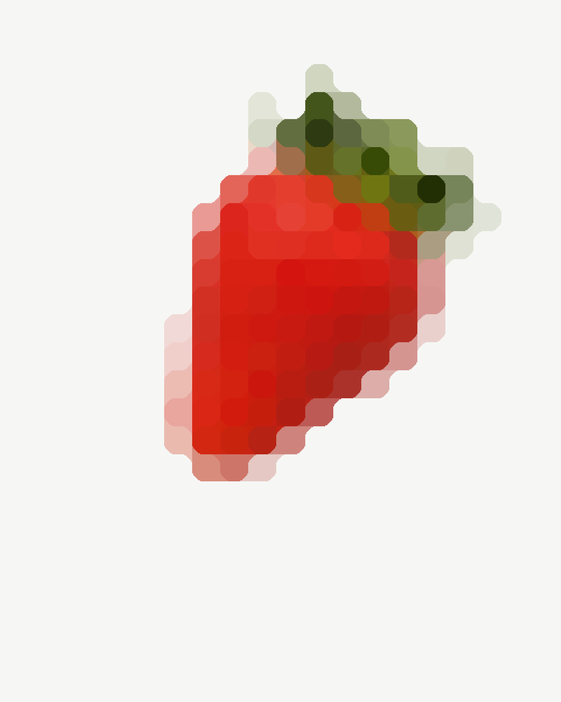
#> input picture app/lib/assets/cast/strawberry.webp, 1121 x 1403 px (shown at 1/2 size)
$ python cutout.py ../app/lib/assets/cast/strawberry.webp --out out.png
#> lines starting #> are read from the running program, lines starting #| are printed output that depends on the picture
#> in refine, `rgb, alpha = a[:, :, :3], a[:, :, 3] / 255.0`: alpha: shape (1403, 1121) float32; every value is 1
#!/usr/bin/env python3
"""Cut a photograph out of its sheet without leaving a halo behind it.

    scripts/cutout.py <keyed.png> ... --out app/lib/assets/nature

Input is a PNG that has already been keyed -- subject opaque, sheet
transparent -- which is where most tools stop and where the trouble starts.
Three separate things put a white rim around a cut-out, and fixing one without
the others leaves the rim:

  1. **The rim pixels are contaminated.** A pixel that is 40% leaf and 60%
     sheet is stored as the blend, so at alpha 0.4 over anything dark it shows
     the sheet.
  2. **Resizing RGBA averages the four channels independently**, so a
     transparent white pixel next to an opaque leaf pushes its white into the
     leaf whatever the alpha says.
  3. **Lossy WebP codes RGB in blocks with no idea where the alpha boundary
     is**, so bright sheet next to a leaf bleeds across it, and by default the
     encoder also rewrites the RGB under transparent pixels to whatever
     compresses best.

So: unmix the sheet out of the rim, flood the subject's own colour outward
through the whole transparent region, resize, and encode with the alpha
lossless and `exact` set so the encoder leaves the flood alone.

The photographs these were cut from are not in the repository -- they were
supplied, and the keyed PNGs are the masters. What is here is the part that is
hard to get right twice.

Needs Pillow and numpy. Nothing else.
"""
import argparse
import os
import sys

import numpy as np
from PIL import Image

def paper_field(rgb, transparent, block=24):
    """A coarse, local estimate of the paper colour behind each pixel.

    The sheets are not one flat colour -- they vignette, and two of them are
    cream rather than white -- so unmixing against a single sampled corner
    leaves a rim wherever the paper drifted from it.
    """
#> called with block = 24
    h, w, _ = rgb.shape
#> h = 1403; w = 1121
    gh, gw = (h + block - 1) // block, (w + block - 1) // block
#> gh = 59; gw = 47
    grid = np.full((gh, gw, 3), np.nan, np.float32)
    for j in range(gh):
        for i in range(gw):
            sl = (slice(j * block, (j + 1) * block), slice(i * block, (i + 1) * block))
            m = transparent[sl]
            if m.sum() >= 8:
                grid[j, i] = np.median(rgb[sl][m], axis=0)
#> grid: shape (59, 47, 3) float32; every value is NaN or infinite

    # Blocks that are entirely subject have no paper to sample, so take it
    # from whichever neighbours do, spreading until every cell is filled.
    for _ in range(max(gh, gw)):
        holes = np.isnan(grid[:, :, 0])
        if not holes.any():
            break
        filled = np.where(np.isnan(grid), 0.0, grid)
        known = (~np.isnan(grid[:, :, 0])).astype(np.float32)[:, :, None]
        acc = np.zeros_like(filled)
        cnt = np.zeros_like(known)
        for dy, dx in ((-1, 0), (1, 0), (0, -1), (0, 1)):
            acc += np.roll(np.roll(filled, dy, 0), dx, 1)
            cnt += np.roll(np.roll(known, dy, 0), dx, 1)
        avg = acc / np.maximum(cnt, 1e-6)
        grid[holes] = avg[holes]
    grid = np.where(np.isnan(grid), 255.0, grid)

    return np.asarray(
        Image.fromarray(np.clip(grid, 0, 255).astype(np.uint8)).resize((w, h), Image.BILINEAR),
        np.float32,
    )
#> returned value: shape (1403, 1121, 3) float32; every value is 0
#> in refine, `edge = (alpha > 0.02) & (alpha < 0.98)`: edge: shape (1403, 1121) bool; every value is 0


# [10 lines left out: function erode, not called in this run]


def dilate(mask, steps):
    """Push a mask out by `steps` pixels, eight-connected."""
    return ~erode(~mask, steps)


# [15 lines left out: function defringe, not called in this run]


def bleed(rgb, alpha, rounds=28, known=None):
    """Push the subject's colour out through the transparent region.

    Nothing draws these pixels -- alpha is zero -- but the resize kernel and
    the WebP encoder both read them, so what is stored there decides whether
    an edge gains a halo. Filled with the paper it was cut from, it does.
    """
#> called with rounds = 28
    out = rgb.copy()
    if known is None:
        known = alpha > 0.35
#> known: shape (1403, 1121) bool; every value is 1
    known = known.astype(np.float32)
    out *= known[:, :, None]
    for _ in range(rounds):
        if known.min() > 0.5:
            break
        acc = np.zeros_like(out)
        cnt = np.zeros_like(known)
        for dy, dx in ((-1, 0), (1, 0), (0, -1), (0, 1), (-1, -1), (-1, 1), (1, -1), (1, 1)):
            acc += np.roll(np.roll(out, dy, 0), dx, 1)
            cnt += np.roll(np.roll(known, dy, 0), dx, 1)
        fill = acc / np.maximum(cnt, 1e-6)[:, :, None]
        take = (known < 0.5) & (cnt > 0)
        out[take] = fill[take]
        known[take] = 1.0
    return out


def refine(src, shrink=0.10, depth=0):
    im = Image.open(src).convert('RGBA')
    a = np.asarray(im).astype(np.float32)
    rgb, alpha = a[:, :, :3], a[:, :, 3] / 255.0

    # Trim the faint contaminated rim. Anything the key was under 10% sure
    # about was paper it could not quite let go of.
    alpha = np.clip((alpha - shrink) / (1.0 - shrink), 0.0, 1.0)

    paper = paper_field(rgb, alpha <= 0.0)

    # Unmix: observed = alpha*subject + (1-alpha)*paper, solved for subject.
    # Only where there is enough alpha to divide by without amplifying noise.
    edge = (alpha > 0.02) & (alpha < 0.98)
    safe = np.maximum(alpha, 0.25)[:, :, None]
    unmixed = (rgb - (1.0 - alpha)[:, :, None] * paper) / safe
    rgb = np.where(edge[:, :, None], np.clip(unmixed, 0, 255), rgb)

    if depth:
        rgb = defringe(rgb, alpha, depth)
    else:
        rgb = bleed(rgb, alpha)
    return rgb, alpha


def shrink_to(rgb, alpha, size):
    """Resize after the bleed, which is what makes this safe.

    Pillow resizes the four channels independently, so ordinarily a
    transparent white pixel next to an opaque leaf pushes its white into the
    leaf. After [bleed] there is no paper left anywhere in the image to push,
    so the straight resize and a premultiplied one agree -- and the result
    still has subject colour under the transparent pixels, which a
    premultiplied round trip would have flattened to black.
    """
    small_rgb = np.asarray(
        Image.fromarray(np.clip(rgb, 0, 255).astype(np.uint8)).resize(size, Image.LANCZOS),
        np.float32,
    )
    small_a = np.asarray(
        Image.fromarray(np.clip(alpha * 255.0, 0, 255).astype(np.uint8), 'L').resize(
            size, Image.LANCZOS
        ),
        np.float32,
    ) / 255.0
    return small_rgb, np.clip(small_a, 0.0, 1.0)


def save(path, rgb, alpha, quality=86):
    """Lossless alpha, and `exact` so the encoder leaves the bleed alone.

    Without `exact`, cwebp rewrites the RGB under transparent pixels to
    whatever compresses best, which undoes the bleed and puts the halo back
    at the first 16-pixel block boundary that straddles an edge.
    """
    out = np.concatenate(
        [np.clip(rgb, 0, 255), np.clip(alpha * 255.0, 0, 255)[:, :, None]], axis=2
    ).astype(np.uint8)
    Image.fromarray(out, 'RGBA').save(
        path, 'WEBP', quality=quality, alpha_quality=100, method=6, exact=True
    )


def crop_to_subject(rgb, alpha, keep=0.004):
    """Throw away the empty sheet around the plant.

    The photographs were not framed on their subjects -- the wildflower bank
    sits inside a wide margin of nothing -- and a layout that positions the
    file rather than the plant leaves a visible gap at the screen edge where
    the bank was supposed to run off it. Cropping here means every distance in
    the layout is a distance to something you can see.
    """
#> called with keep = 0.004
    cols = np.where(alpha.max(axis=0) > keep)[0]
#> cols = 1121 values from 0 to 1120
    rows = np.where(alpha.max(axis=1) > keep)[0]
#> rows = 1403 values from 0 to 1402
    if not len(cols) or not len(rows):
        return rgb, alpha
    y0, y1 = rows[0], rows[-1] + 1
#> y0 = 0; y1 = 1403
    x0, x1 = cols[0], cols[-1] + 1
#> x0 = 0; x1 = 1121
    return rgb[y0:y1, x0:x1], alpha[y0:y1, x0:x1]


# [45 lines left out: function unmix_backdrop, not called in this run]


def cut(src, out_dir, width, height, shrink=0.10, depth=0, reach=0,
        mirror=False, quality=86):
    """One photograph, from keyed PNG to shipped WebP."""
    rgb, alpha = refine(src, shrink=shrink, depth=depth)
    if reach:
        rgb, alpha = unmix_backdrop(rgb, alpha, reach=reach)
    rgb, alpha = crop_to_subject(rgb, alpha)
    h, w = alpha.shape
#> h = 1403; w = 1121
    fit = min(width / w, height / h)
#> fit = 0.641
    rgb, alpha = shrink_to(
        rgb, alpha, (max(1, round(w * fit)), max(1, round(h * fit)))
    )
#> in shrink_to, `small_rgb = np.asarray( Image.fromarray(np.clip(rgb, 0, 255).astype(np..`:
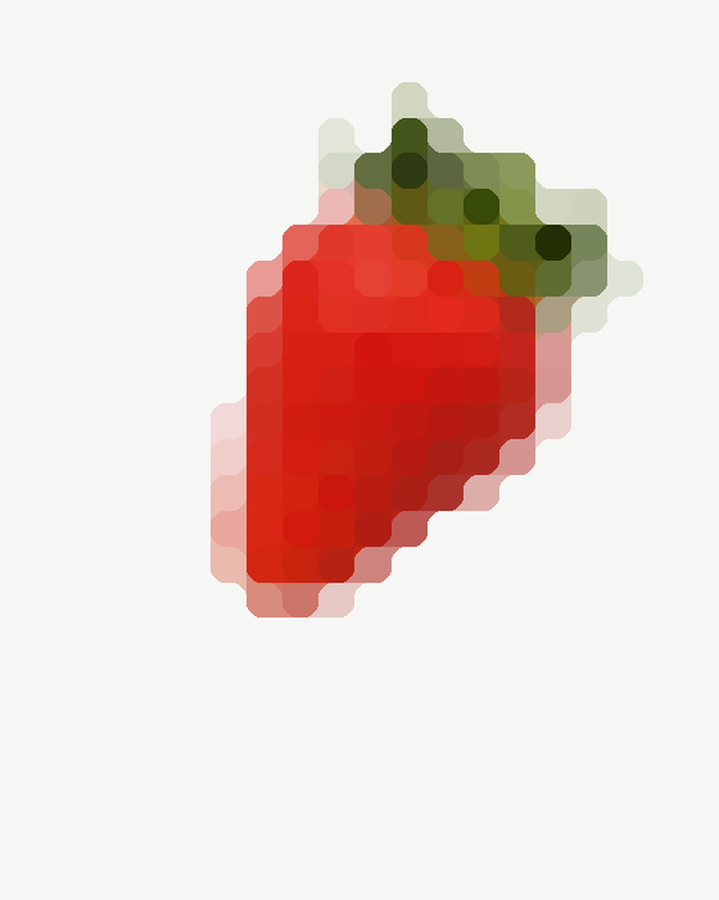
#> small_rgb: shape (900, 719, 3) float32; mean R, G, B 234.3, 212.9, 204.1
#> in shrink_to, `small_a = np.asarray( Image.fromarray(np.clip(alpha * 255.0, 0, 255).a..`: small_a: shape (900, 719) float32; every value is 1
    if mirror:
        rgb, alpha = rgb[:, ::-1], alpha[:, ::-1]
    name = os.path.splitext(os.path.basename(src))[0]
    path = os.path.join(out_dir, f'{name}.webp')
    save(path, rgb, alpha, quality=quality)
    return path, alpha.shape[1], alpha.shape[0], os.path.getsize(path)


def main(argv):
    ap = argparse.ArgumentParser(description=__doc__.splitlines()[0])
    ap.add_argument('sources', nargs='+', help='keyed PNGs')
    ap.add_argument('--out', required=True)
    ap.add_argument('--width', type=int, default=900,
                    help='largest width the asset is ever drawn at, doubled')
    ap.add_argument('--height', type=int, default=900)
    ap.add_argument('--shrink', type=float, default=0.10,
                    help='how much of the rim to distrust, 0 to 1')
    ap.add_argument('--depth', type=int, default=0,
                    help='repaint this many pixels of rim from just inside it')
    ap.add_argument('--reach', type=int, default=0,
                    help='unmix the sheet this far in; for fine structure')
    ap.add_argument('--mirror', action='store_true')
    ap.add_argument('--quality', type=int, default=86)
    args = ap.parse_args(argv)

    os.makedirs(args.out, exist_ok=True)
    for src in args.sources:
        path, w, h, size = cut(
            src, args.out, args.width, args.height,
            shrink=args.shrink, depth=args.depth, reach=args.reach,
            mirror=args.mirror, quality=args.quality,
        )
#> path = 'out.png/strawberry.webp'; w = 719; h = 900; size = 7922
        print(f'{path}  {w}x{h}  {size // 1024} KB')
#| out.png/strawberry.webp  719x900  7 KB
    return 0


if __name__ == '__main__':
    sys.exit(main(sys.argv[1:]))
#> (the program exits here)

$ run again, on app/lib/assets/cast/butterfly.webp
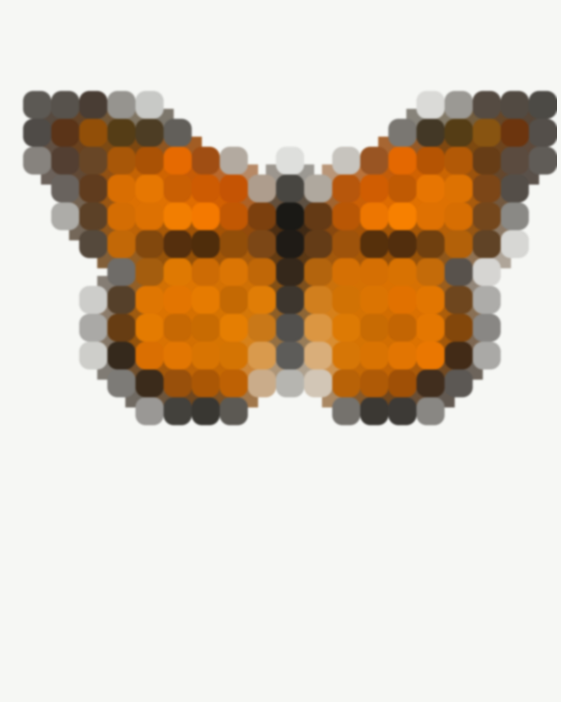
#> input picture app/lib/assets/cast/butterfly.webp, 1121 x 1403 px (shown at 1/2 size)
#> alpha: shape (1403, 1121) float32; every value is 1
#> edge: shape (1403, 1121) bool; every value is 0
#> cols = 1121 values from 0 to 1120
#> rows = 1403 values from 0 to 1402
#> y0 = 0; y1 = 1403
#> x0 = 0; x1 = 1121
#> in shrink_to, `small_rgb = np.asarray( Image.fromarray(np.clip(rgb, 0, 255).astype(np..`:
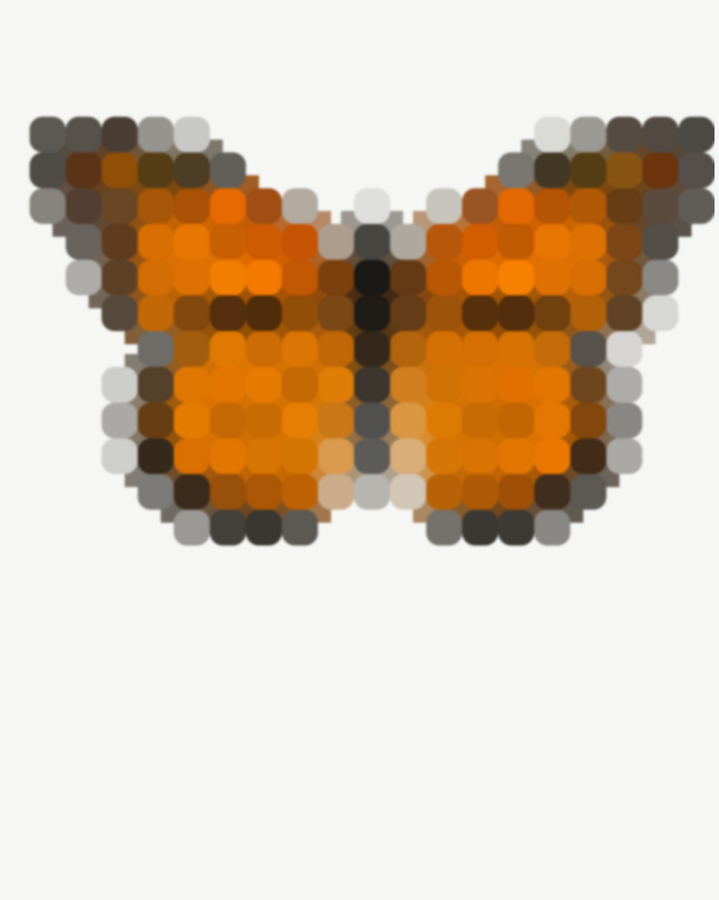
#> small_rgb: shape (900, 719, 3) float32; mean R, G, B 216.4, 198.8, 176.3
#> small_a: shape (900, 719) float32; every value is 1
#| out.png/butterfly.webp  719x900  12 KB

$ run again, on app/lib/assets/cast/cat.webp
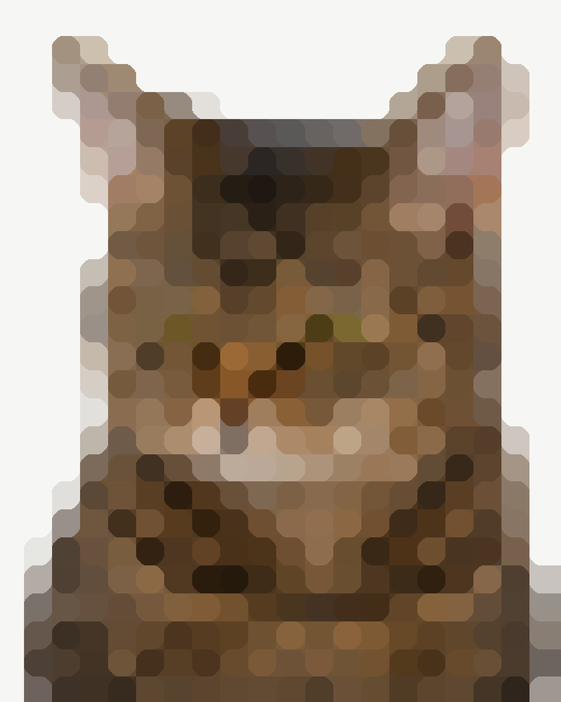
#> input picture app/lib/assets/cast/cat.webp, 1121 x 1403 px (shown at 1/2 size)
#> alpha: shape (1403, 1121) float32; every value is 1
#> edge: shape (1403, 1121) bool; every value is 0
#> cols = 1121 values from 0 to 1120
#> rows = 1403 values from 0 to 1402
#> y0 = 0; y1 = 1403
#> x0 = 0; x1 = 1121
#> in shrink_to, `small_rgb = np.asarray( Image.fromarray(np.clip(rgb, 0, 255).astype(np..`:
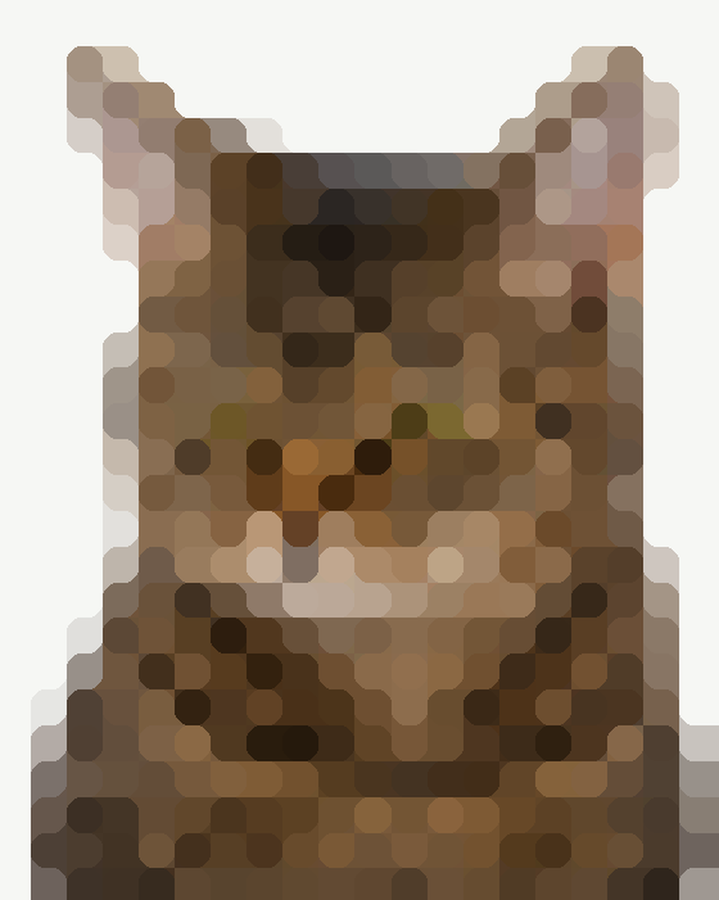
#> small_rgb: shape (900, 719, 3) float32; mean R, G, B 151.8, 135.1, 117.9
#> small_a: shape (900, 719) float32; every value is 1
#| out.png/cat.webp  719x900  15 KB
